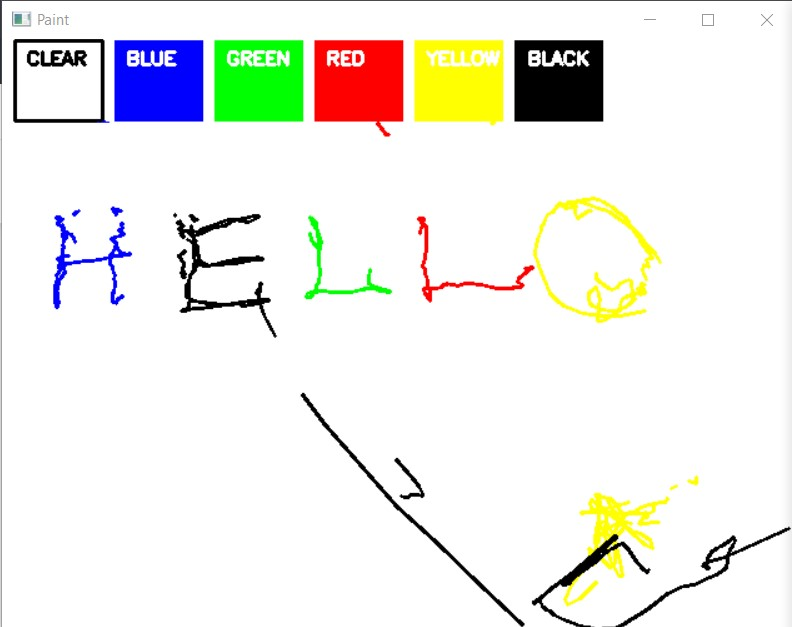
#> input picture p1.jpg, 792 x 627 px, given in place of the camera
$ jupyter execute 'Air Canvas.ipynb'
#> lines starting #> are read from the running program, lines starting #| are printed output that depends on the picture; after the words box and inside, x2 and y2 are one past the last pixel; in counts of white or black regions, pixels touching at a corner belong together
[cell 1]
import numpy as np
import cv2
from collections import deque

#default called trackbar function
def setValues(x):
    print("")


# Creating the trackbars needed for adjusting the marker colour
cv2.namedWindow("Color detectors")
cv2.createTrackbar("Upper Hue", "Color detectors", 153, 180,setValues)
cv2.createTrackbar("Upper Saturation", "Color detectors", 255, 255,setValues)
cv2.createTrackbar("Upper Value", "Color detectors", 255, 255,setValues)
cv2.createTrackbar("Lower Hue", "Color detectors", 64, 180,setValues)
cv2.createTrackbar("Lower Saturation", "Color detectors", 72, 255,setValues)
cv2.createTrackbar("Lower Value", "Color detectors", 49, 255,setValues)


# Giving different arrays to handle colour points of different colour
bpoints = [deque(maxlen=1024)]
gpoints = [deque(maxlen=1024)]
rpoints = [deque(maxlen=1024)]
ypoints = [deque(maxlen=1024)]
blpoints= [deque(maxlen=1024)]

# These indexes will be used to mark the points in particular arrays of specific colour
blue_index = 0
green_index = 0
red_index = 0
yellow_index = 0
black_index = 0

#The kernel to be used for dilation purpose
kernel = np.ones((6,6),np.uint8)

colors = [(255, 0, 0), (0, 255, 0), (0, 0, 255), (0, 255, 255), (0,0,0)]
colorIndex = 0

# Here is code for Canvas setup
pframe = np.zeros((471,636,3)) + 255
pframe = cv2.rectangle(pframe, (10,1), (80,65), (0,0,0), 2)
pframe = cv2.rectangle(pframe, (90,1), (160,65), colors[0], -1)
pframe = cv2.rectangle(pframe, (170,1), (240,65), colors[1], -1)
pframe = cv2.rectangle(pframe, (250,1), (320,65), colors[2], -1)
pframe = cv2.rectangle(pframe, (330,1), (400,65), colors[3], -1)
pframe = cv2.rectangle(pframe, (410,1), (480,65), colors[4], -1)

cv2.putText(pframe, "CLEAR", (19, 20), cv2.FONT_HERSHEY_SIMPLEX, 0.5, (0, 0, 0), 2, cv2.LINE_AA)
cv2.putText(pframe, "BLUE", (99, 20), cv2.FONT_HERSHEY_SIMPLEX, 0.5, (255, 255, 255), 2, cv2.LINE_AA)
cv2.putText(pframe, "GREEN", (179, 20), cv2.FONT_HERSHEY_SIMPLEX, 0.5, (255, 255, 255), 2, cv2.LINE_AA)
cv2.putText(pframe, "RED", (259, 20), cv2.FONT_HERSHEY_SIMPLEX, 0.5, (255, 255, 255), 2, cv2.LINE_AA)
cv2.putText(pframe, "YELLOW", (339, 20), cv2.FONT_HERSHEY_SIMPLEX, 0.5, (150,150,150), 2, cv2.LINE_AA)
cv2.putText(pframe, "BLACK", (420, 20), cv2.FONT_HERSHEY_SIMPLEX, 0.5, (150,150,150), 2, cv2.LINE_AA)
cv2.namedWindow('Paint', cv2.WINDOW_AUTOSIZE)


# Loading the default webcam of PC.
cap = cv2.VideoCapture(0)

# Keep looping
while True:
    # Reading the frame from the camera
    ret, frame = cap.read()
#> frame is the input picture: shape (627, 792, 3); mean B, G, R 232.7, 238.4, 238.5
    #Flipping the frame to see same side of yours
    frame = cv2.flip(frame, 1)
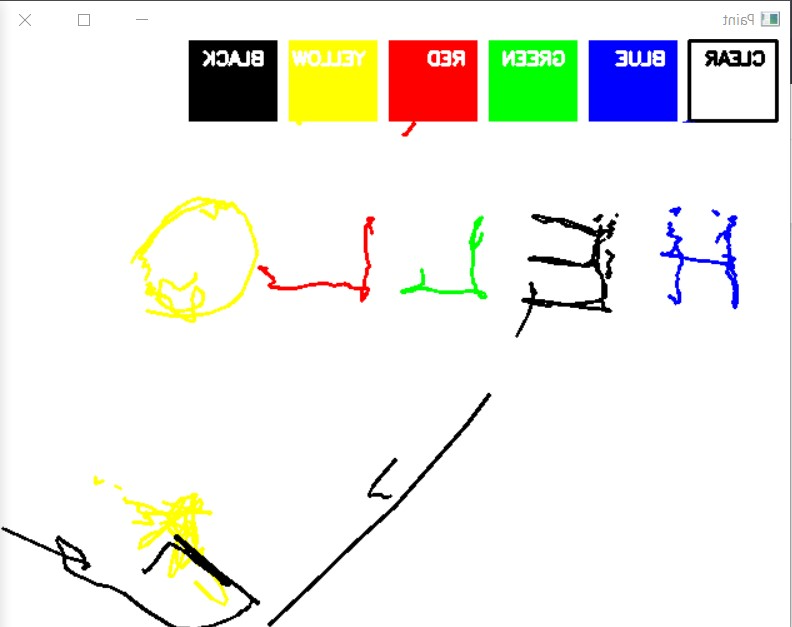
#> frame: shape (627, 792, 3); mean B, G, R 232.7, 238.4, 238.5
    hsv = cv2.cvtColor(frame, cv2.COLOR_BGR2HSV)
#> hsv: shape (627, 792, 3); mean H, S, V 10.4, 18.5, 246.3

    u_hue = cv2.getTrackbarPos("Upper Hue", "Color detectors")
    u_saturation = cv2.getTrackbarPos("Upper Saturation", "Color detectors")
    u_value = cv2.getTrackbarPos("Upper Value", "Color detectors")
    l_hue = cv2.getTrackbarPos("Lower Hue", "Color detectors")
    l_saturation = cv2.getTrackbarPos("Lower Saturation", "Color detectors")
    l_value = cv2.getTrackbarPos("Lower Value", "Color detectors")
    Upper_hsv = np.array([u_hue,u_saturation,u_value])
    Lower_hsv = np.array([l_hue,l_saturation,l_value])


    # Adding the colour buttons to the live frame for colour access
    frame = cv2.rectangle(frame, (10,1), (80,65), (122,122,122), -1)
    frame = cv2.rectangle(frame, (90,1), (160,65), colors[0], -1)
    frame = cv2.rectangle(frame, (170,1), (240,65), colors[1], -1)
    frame = cv2.rectangle(frame, (250,1), (320,65), colors[2], -1)
    frame = cv2.rectangle(frame, (330,1), (400,65), colors[3], -1)
    frame = cv2.rectangle(frame, (410,1), (480,65), colors[4], -1)
    cv2.putText(frame, "CLEAR", (19, 20), cv2.FONT_HERSHEY_SIMPLEX, 0.5, (255, 255, 255), 2, cv2.LINE_AA)
    cv2.putText(frame, "BLUE", (99, 20), cv2.FONT_HERSHEY_SIMPLEX, 0.5, (255, 255, 255), 2, cv2.LINE_AA)
    cv2.putText(frame, "GREEN", (179, 20), cv2.FONT_HERSHEY_SIMPLEX, 0.5, (255, 255, 255), 2, cv2.LINE_AA)
    cv2.putText(frame, "RED", (259, 20), cv2.FONT_HERSHEY_SIMPLEX, 0.5, (255, 255, 255), 2, cv2.LINE_AA)
    cv2.putText(frame, "YELLOW", (339, 20), cv2.FONT_HERSHEY_SIMPLEX, 0.5, (150,150,150), 2, cv2.LINE_AA)
    cv2.putText(frame, "BLACK", (420, 20), cv2.FONT_HERSHEY_SIMPLEX, 0.5, (150,150,150), 2, cv2.LINE_AA)
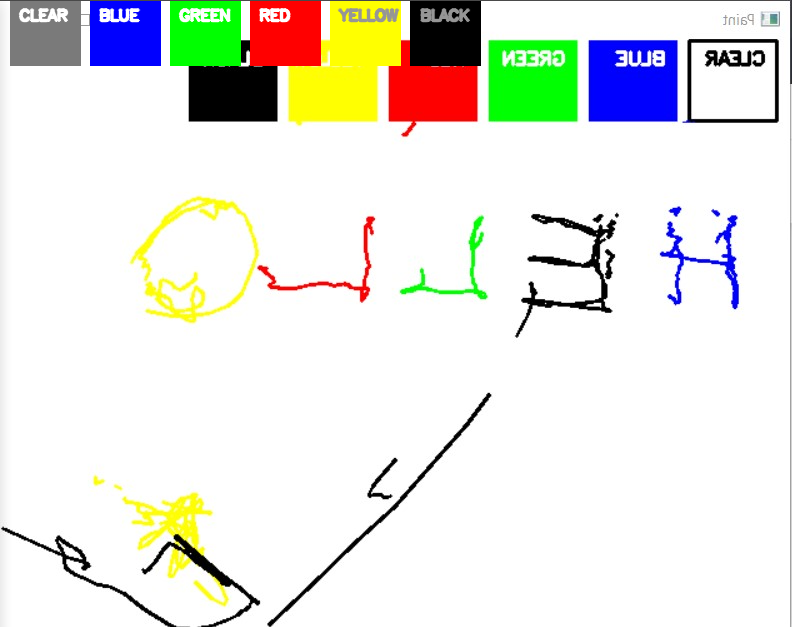
#> frame: shape (627, 792, 3); mean B, G, R 225.2, 232.2, 231.6


    # Identifying the pointer by making its mask
    Mask = cv2.inRange(hsv, Lower_hsv, Upper_hsv)
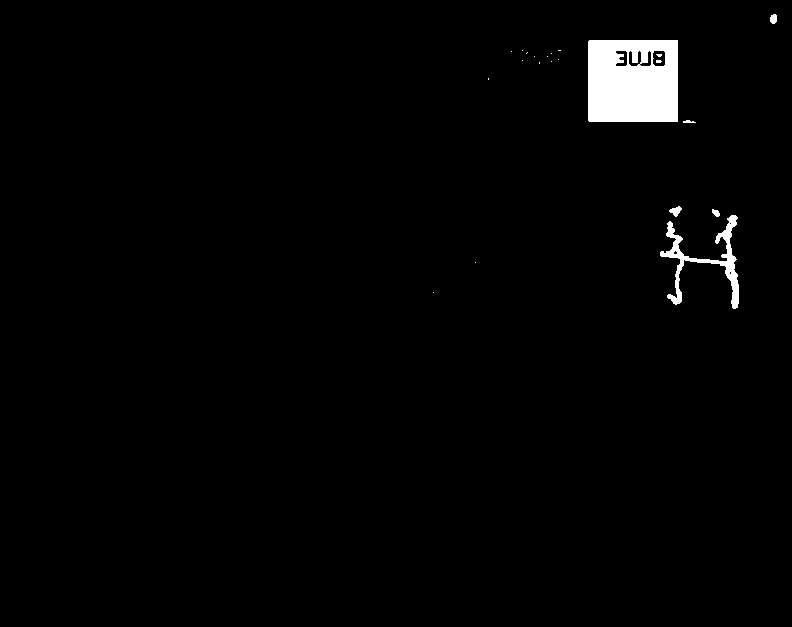
#> Mask: shape (627, 792); 1.8% white; 22 white regions (16 under 20 px), largest, box (x1, y1, x2, y2) and area: (588, 40, 678, 122) 6949, (660, 215, 739, 309) 1576, (669, 206, 682, 217) 79, (770, 14, 777, 24) 58, (712, 209, 720, 217) 43, (683, 120, 696, 123) 27
    Mask = cv2.erode(Mask, kernel, iterations=1)
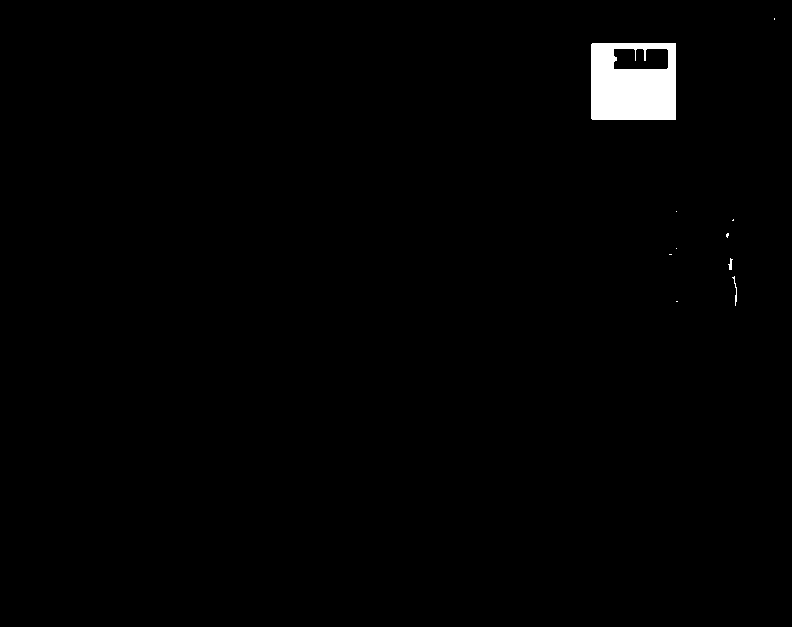
#> Mask: shape (627, 792); 1.1% white; 10 white regions (7 under 20 px), largest, box (x1, y1, x2, y2) and area: (591, 43, 676, 120) 5519, (732, 276, 737, 306) 42, (728, 258, 733, 270) 31
    Mask = cv2.morphologyEx(Mask, cv2.MORPH_OPEN, kernel)
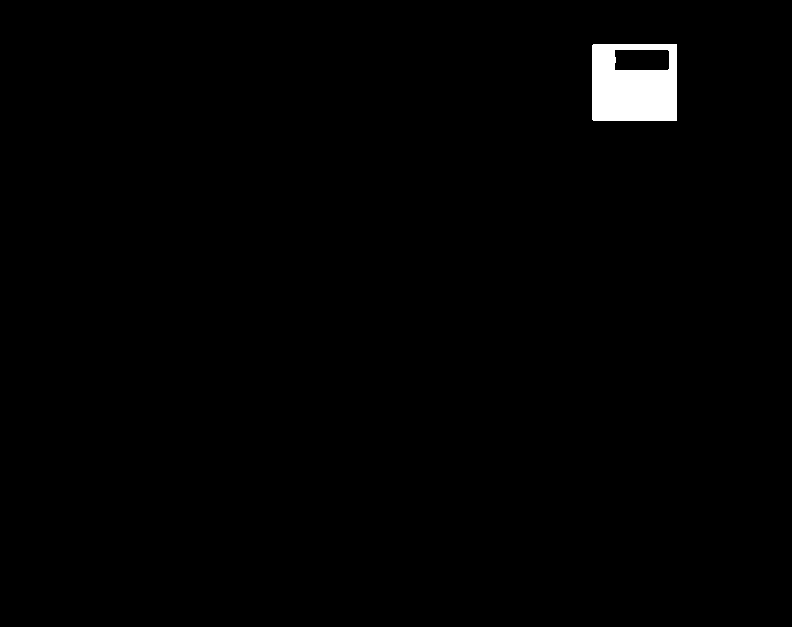
#> Mask: shape (627, 792); 1.1% white; 1 white region, box (x1, y1, x2, y2) and area: (592, 44, 677, 121) 5471
    Mask = cv2.dilate(Mask, kernel, iterations=1)
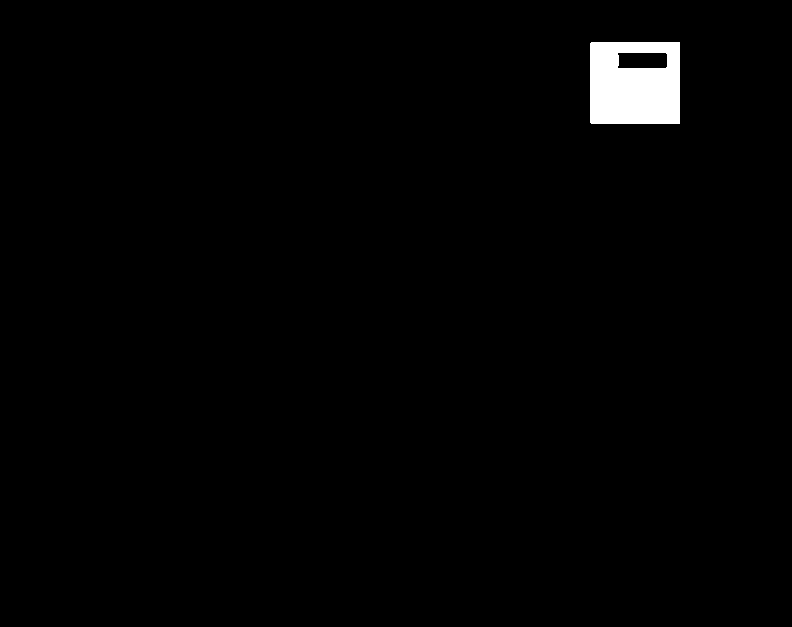
#> Mask: shape (627, 792); 1.3% white; 1 white region, box (x1, y1, x2, y2) and area: (590, 42, 680, 124) 6656

    # Find contours for the pointer after idetifying it
    cnts,_ = cv2.findContours(Mask.copy(), cv2.RETR_EXTERNAL, cv2.CHAIN_APPROX_SIMPLE)
#> cnts = 1 item
    center = None

    # If the contours are formed
    if len(cnts) > 0:
        # sorting the contours to find biggest
        cnt = sorted(cnts, key = cv2.contourArea, reverse = True)[0]
#> cnt = [[591, 42], [590, 43], [590, 122], [591, 123], [679, 123], [679, 42]]
        # Get the radius of the enclosing circle around the found contour
        ((x, y), radius) = cv2.minEnclosingCircle(cnt)
#> x = 634.9; y = 82.5; radius = 59.84
        # Draw the circle around the contour
        cv2.circle(frame, (int(x), int(y)), int(radius), (0, 255, 255), 2)
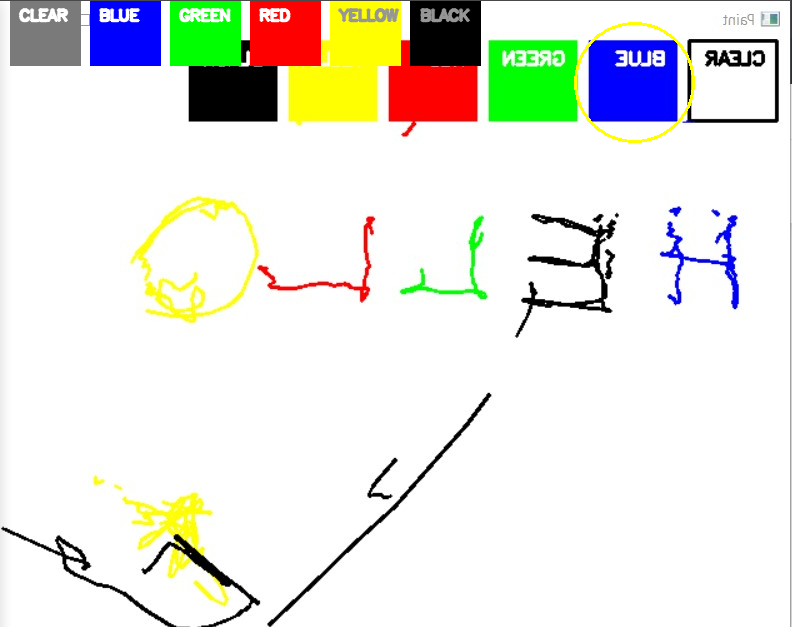
#> frame: shape (627, 792, 3); 0.22% of pixels changed, all inside (x1, y1, x2, y2) = (574, 22, 695, 143)
        # Calculating the center of the detected contour
        M = cv2.moments(cnt)
#> M = moments, m00 7208, centre m10/m00, m01/m00 = (634.5, 82.5)
        center = (int(M['m10'] / M['m00']), int(M['m01'] / M['m00']))
#> center = (634, 82)

        # Now checking if the user wants to click on any button above the screen
        if center[1] <= 65:
            if 10 <= center[0] <= 80: # Clear Button
                bpoints = [deque(maxlen=512)]
                gpoints = [deque(maxlen=512)]
                rpoints = [deque(maxlen=512)]
                ypoints = [deque(maxlen=512)]
                blpoints= [deque(maxlen=512)]

                blue_index = 0
                green_index = 0
                red_index = 0
                yellow_index = 0
                black_index = 0
                pframe[67:,:,:] = 255

            elif 90 <= center[0] <= 160:
                    colorIndex = 0 # Blue

            elif 170 <= center[0] <= 240:
                    colorIndex = 1 # Green

            elif 250 <= center[0] <= 320:
                    colorIndex = 2 # Red

            elif 330 <= center[0] <= 400:
                    colorIndex = 3 # Yellow

            elif 410 <= center[0] <= 480:
                    colorIndex = 4 #Black

        else :
            if colorIndex == 0:
                bpoints[blue_index].appendleft(center)

            elif colorIndex == 1:
                gpoints[green_index].appendleft(center)

            elif colorIndex == 2:
                rpoints[red_index].appendleft(center)

            elif colorIndex == 3:
                ypoints[yellow_index].appendleft(center)

            elif colorIndex == 4:
                blpoints[black_index].appendleft(center)

    # Append the next deques when nothing is detected to avoid messing up
    else:
        bpoints.append(deque(maxlen=512))
        blue_index += 1
        gpoints.append(deque(maxlen=512))
        green_index += 1
        rpoints.append(deque(maxlen=512))
        red_index += 1
        ypoints.append(deque(maxlen=512))
        yellow_index += 1
        blpoints.append(deque(maxlen=512))
        black_index += 1

    # Draw lines of all the colors on the canvas and frame
    points = [bpoints, gpoints, rpoints, ypoints, blpoints]
    for i in range(len(points)):
        for j in range(len(points[i])):
            for k in range(1, len(points[i][j])):
                if points[i][j][k - 1] is None or points[i][j][k] is None:
                    continue
                cv2.line(frame, points[i][j][k - 1], points[i][j][k], colors[i], 2)
                cv2.line(pframe, points[i][j][k - 1], points[i][j][k], colors[i], 2)
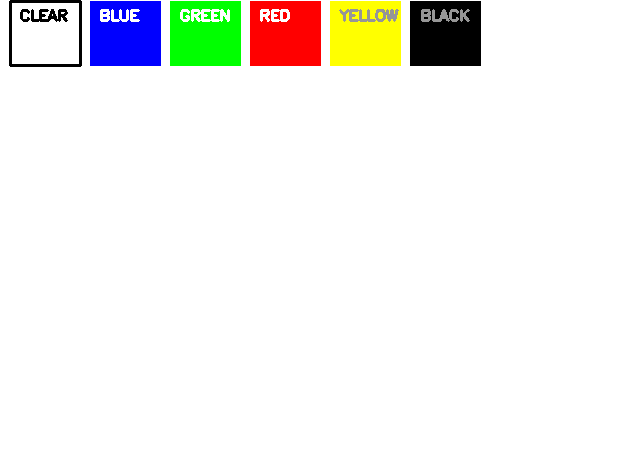
#> pframe: shape (471, 636, 3) float64; mean B, G, R 239.3, 242.8, 242.9

    # Show all the windows
    cv2.imshow("Tracking", frame)
    cv2.imshow("Paint", pframe)
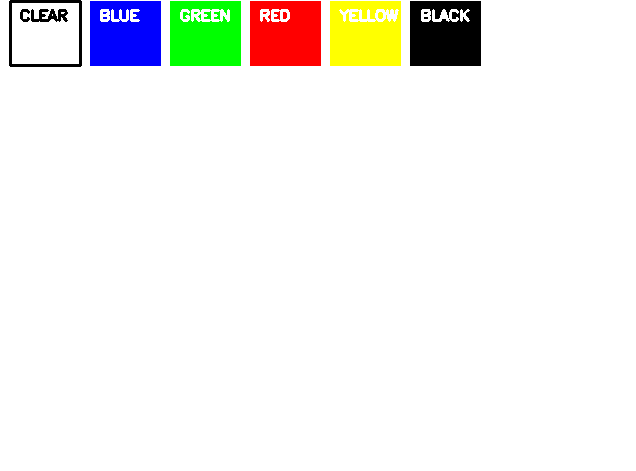
#> window 'Paint': shape (471, 636, 3); mean B, G, R 239.6, 243, 243.2
    cv2.imshow("mask",Mask)

    # If the 'q' key is pressed then stop the application
    if cv2.waitKey(1) & 0xFF == ord("q"):
#> (key q is pressed here)
        break

# Release the camera and all resources
cap.release()
cv2.destroyAllWindows()

$ run again, on p2.jpg
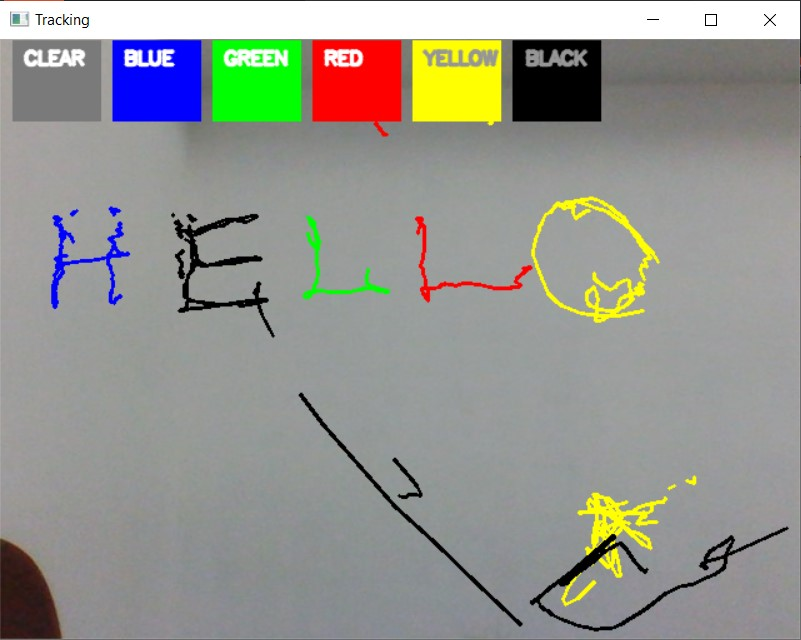
#> input picture p2.jpg, 801 x 640 px, given in place of the camera
#> frame is the input picture: shape (640, 801, 3); mean B, G, R 144.2, 150.4, 149.5
#> hsv: shape (640, 801, 3); mean H, S, V 62.7, 27.1, 159.5
#> `Mask = cv2.dilate(Mask, kernel, iterations=1)`:
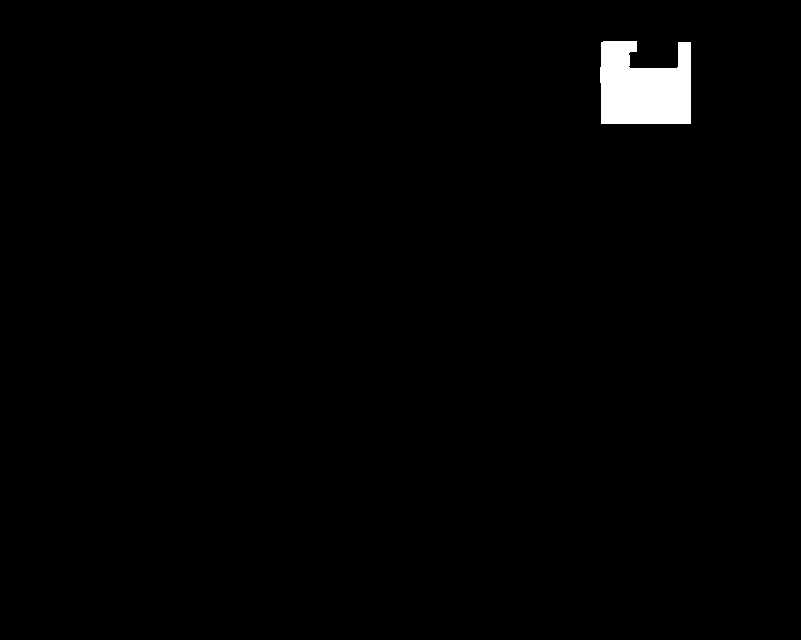
#> Mask: shape (640, 801); 1.2% white; 1 white region
#> cnts = 1 contour; box (x1, y1, x2, y2) and area: (600, 41, 691, 124) 6048
#> cnt = contour of 22 points, box (x1, y1, x2, y2) (600, 41, 691, 124), area 6048
#> x = 645.5; y = 82.5; radius = 60.17
#> `cv2.circle(frame, (int(x), int(y)), int(radius), (0, 255, 255), 2)`:
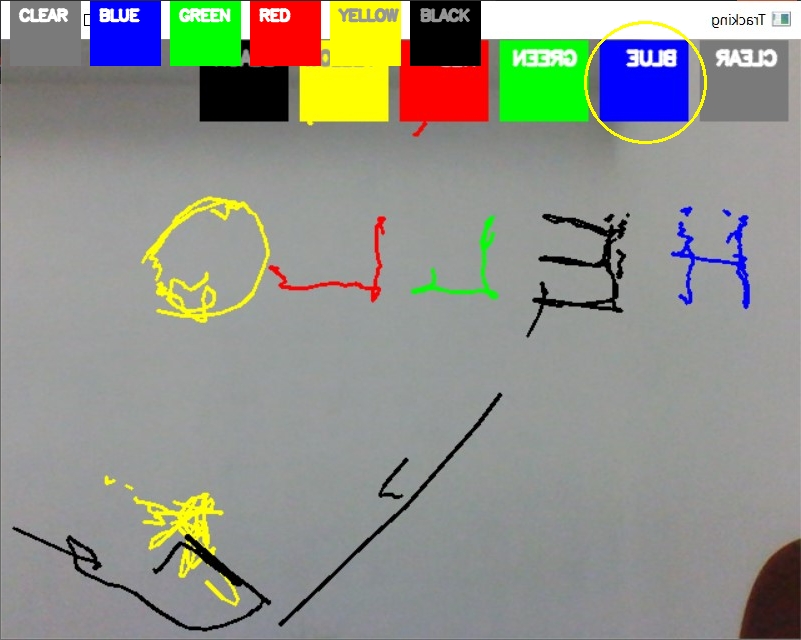
#> frame: shape (640, 801, 3); mean B, G, R 138.2, 146.2, 144.7
#> M = moments, m00 6047.5, centre m10/m00, m01/m00 = (643.4, 87.67)
#> center = (643, 87)
